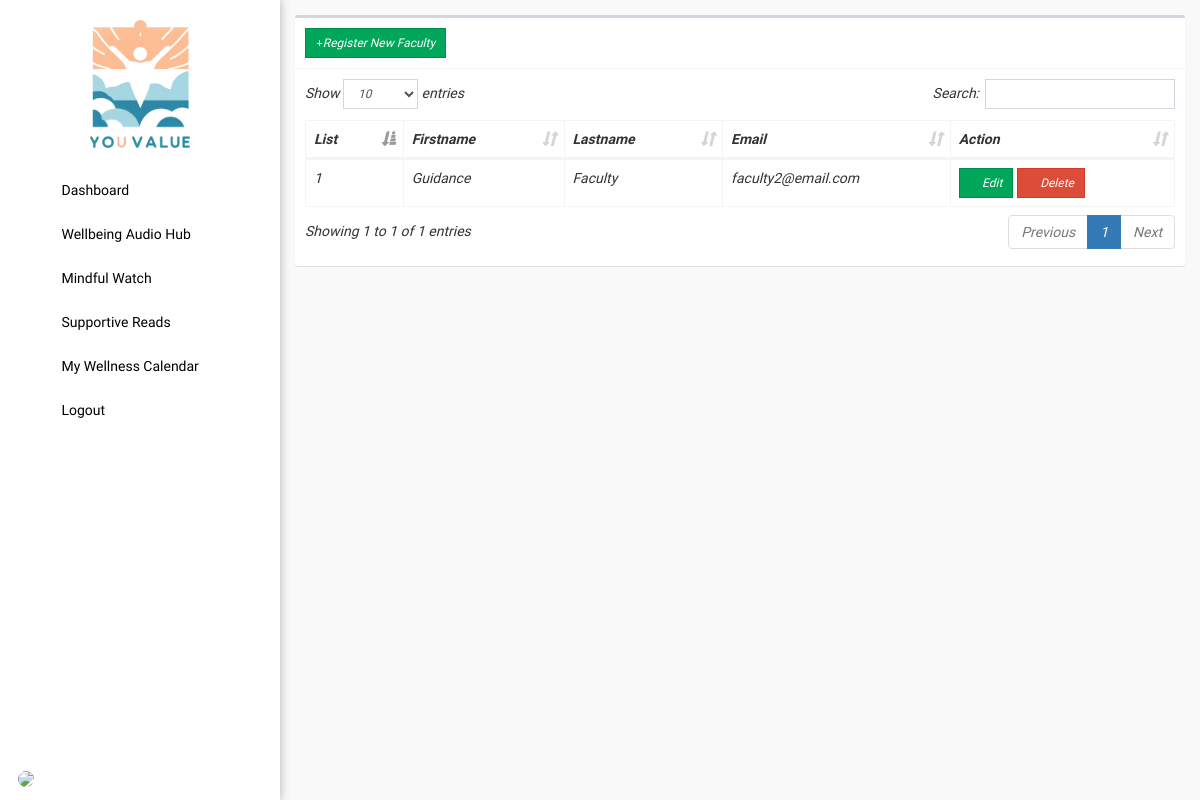
The app's page /admin/faculty.php, older data.
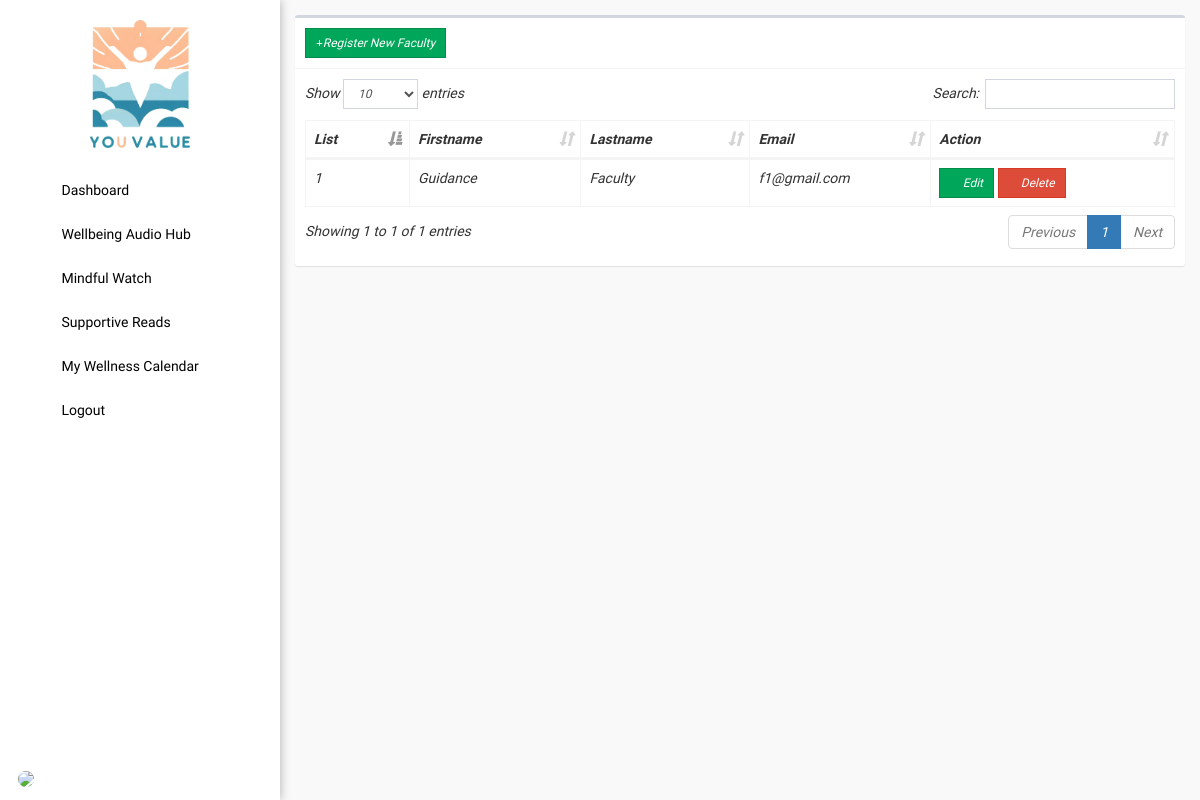
The same page, newer data.
### tables this page shows
CREATE TABLE `users` (
  `id` int(11) NOT NULL,
  `img` text NOT NULL,
  `firstname` text NOT NULL,
  `lastname` text NOT NULL,
  `middlename` text NOT NULL,
  `phone_number` text NOT NULL,
  `age` text NOT NULL,
  `gender` text NOT NULL,
  `email` text NOT NULL,
  `password` text NOT NULL,
  `passwordtxt` text NOT NULL,
  `contact` text NOT NULL,
  `address` text NOT NULL,
  `code` int(11) NOT NULL,
  `type` int(1) NOT NULL COMMENT '0=student,1=faculty,2=admin',
  `datetake` date NOT NULL DEFAULT current_timestamp(),
  `totaltake` tinyint(1) NOT NULL
);

### config/config.php (called while the page is built, shortened)
<?php
class Connection{
	private $servername = "localhost";
	private $username = "root";
	private $password = "";
	private $dbname = "youvalue";
	public function conn(){
		try {
		$this->dsn = "mysql:host=".$this->servername.";dbname=".$this->dbname;
		$this->pdo = new PDO($this->dsn, $this->username, $this->password);
		$this->pdo->setAttribute(PDO::ATTR_ERRMODE, PDO::ERRMODE_EXCEPTION);
		$this->pdo->setAttribute(PDO::ATTR_DEFAULT_FETCH_MODE, PDO::FETCH_ASSOC);
		return $this->pdo;
		} catch (Exception $e) {
			echo 'error'. $e->getmessage();
		}
	}
}
?>

### admin/faculty.php (the view, shortened to what this page needs)
<?php
  include '../config/config.php';
  class data extends Connection{
    public function managedata(){
?>
<!DOCTYPE html>
<html>
<head><?php include 'head.php'; ?></head>
<body class="hold-transition skin-blue sidebar-mini">
  <div class="wrapper">
    <?php include 'sidebar.php'; ?>
    <div class="content-wrapper" style="height: 100vh;background-color: #f9f9f9;overflow-y: auto;">
      <section class="content">
        <div class="row">
          <div class="col-xs-12">
            <div class="box">
              <div class="box-header with-border">
                 <a href="#addnew" data-toggle="modal" class="btn btn-success btn-sm btn-flat custom-btn"><i class="fa fa-plus"></i>Register New Faculty</a>
              </div>
              <div class="box-body table-responsive">
                <table id="example1" class="table table-bordered">
                  <thead>
                    <th>List</th>
                    <th>Firstname</th>
                    <th>Lastname</th>
                    <th>Email</th>
                    <th>Action</th>
                  </thead>
                  <tbody>
                    <?php $sql = "SELECT * FROM users WHERE type = 1";
                    $stmt = $this->conn()->query($sql);
                    $id = 1;
                    while ($row = $stmt->fetch()) { ?>
                      <tr>
                        <td><?php echo $id; ?></td>
                        <td><?php echo $row['firstname'] ?></td>
                        <td><?php echo $row['lastname'] ?></td>
                        <td><?php echo $row['email'] ?></td>
                        <td>
                          <button class='btn btn-success btn-sm edit btn-flat'
                          data-edit_id='<?php echo $row['id'] ?>'
                          data-edit_firstname='<?php echo $row['firstname'] ?>'
                          data-edit_lastname='<?php echo $row['lastname'] ?>'
                          data-edit_email='<?php echo $row['email'] ?>'
                          data-edit_password='<?php echo $row['passwordtxt'] ?>'
                          ><i class='fa fa-edit'></i> Edit</button>
                          <button class='btn btn-danger btn-sm delete btn-flat'
                          data-delete_id='<?php echo $row['id'] ?>'
                          ><i class='fa fa-trash'></i> Delete</button>
                        </td>
                      </tr>
                    <?php $id++; } ?>
                  </tbody>
                </table>
              </div>
            </div>
          </div>
        </div>
      </section>
    </div>
  </div>
</body>
</html>
<?php } } $data = new data(); $data->managedata(); ?>

Row changes from the older to the newer data that the page shows:
changed users "Guidance": email "faculty2@email.com" → "f1@gmail.com"
